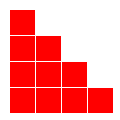
Frame 1 (no input)
Frame 60 (no input): identical to frame 1, image omitted
Frame 120 (the mouse pressed at the canvas centre since frame 60): identical to frame 1, image omitted

The p5.js sketch that drew this single still picture (run headless with seeded random() and noise() and a simulated clock; from frame 60 on, the mouse is pressed at the canvas centre):

// p5.js sketch
// ── sketch.js
function setup() {
  // put setup code here
  createCanvas(120,120);
  noStroke()
}

//Changes the number of steps
var steps = 4;
var blockSize = 25;
var xOffset = 10
var yOffset = 10
var distBetween = 1

//DO NOT TOUCH
var stepAmount = blockSize + distBetween

function draw() {
  // put drawing code here
  background(255);
  fill(255,0,0)
  for (i=0; i<steps; i++) {
    for (ii = 0; ii<=i; ii++) {
      square(stepAmount*ii + xOffset, stepAmount*i + yOffset, blockSize)
    }
  }
}
